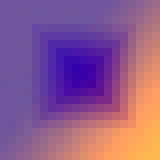
#> input picture IMG/figura.jpg, 20 x 20 px (shown 8 times larger)
$ jupyter execute Clase_5.ipynb
#> lines starting #> are read from the running program, lines starting #| are printed output that depends on the picture
# Clase 5 - Reconocimiento de Patrones en Imagenes

En esta clase se exploran conceptos de reconocimiento de patrones en imágenes, utilizando momentos geométricos para caracterizar formas y análisis de características cromáticas para imágenes a color. Se emplean librerías como NumPy, Matplotlib y OpenCV para el procesamiento y visualización.

[cell 1]
import numpy as np
import matplotlib.pyplot as plt

bw=[[0, 0, 0, 0, 0, 0, 0, 0],
    [0, 1, 1, 1, 1, 0, 0, 0],
    [0, 1, 0, 0, 1, 0, 0, 0],
    [0, 1, 0, 0, 0, 1, 0, 0],
    [0, 1, 0, 0, 0, 0, 1, 0],
    [0, 0, 1, 0, 0, 0, 1, 0],
    [0, 0, 0, 1, 1, 1, 1, 0],
    [0, 0, 0, 0, 0, 0, 0, 0]]

bw = np.array(bw)

plt.figure()
plt.imshow(bw, cmap='gray')
plt.show()
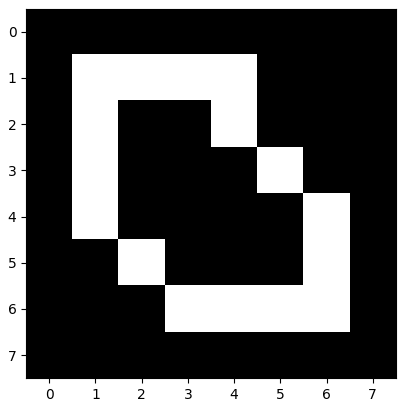
#> figure drawn by matplotlib, 1 panel

[cell 2]
def mrs(imagen,r,s):
    R = np.argwhere(imagen==1)
    i = R[:,0]
    j = R[:,1]

    return np.sum((i**r) * (j**s)), i, j

m00, i, j = mrs(bw, 0,0)
m10, *_ = mrs(bw, 1,0)
m01, *_ = mrs(bw, 0,1)
centro = (m01/m00, m10/m00)

distancias = np.sqrt((centro[0]-i)**2 + (centro[1]-j)**2)

print(distancias)

plt.figure()
plt.imshow(bw, cmap='gray')
plt.scatter(centro[0], centro[1])
plt.scatter(j, i, c='red')
plt.show()

print("maximo:", np.min(distancias))
print("minimo:", np.max(distancias))
print("promedio:", np.mean(distancias))

---
## Análisis de características cromáticas en imágenes

El análisis de características cromáticas permite identificar y cuantificar la información de color en una imagen. Utilizando la librería OpenCV, se puede separar la imagen en sus canales de color (Rojo, Verde y Azul) y calcular el promedio de cada canal para obtener una representación numérica del color predominante.

Este tipo de análisis es útil en aplicaciones de visión por computadora, clasificación de objetos y segmentación, ya que el color es una característica fundamental para distinguir diferentes regiones o elementos en una imagen.

En el bloque de código siguiente se realiza:

- Lectura de una imagen a color.
- Conversión de la imagen al espacio RGB.
- Separación de los canales de color.
- Cálculo del color promedio en cada canal.
- Visualización de los canales y sus promedios.

[cell 3]
import matplotlib.pyplot as plt
import cv2
import numpy as np

# Lectura de la imagen desde el archivo.
img = cv2.imread('../IMG/figura.jpg')
#> img is the input picture: shape (20, 20, 3); mean B, G, R 140.2, 89.8, 142.9

# Conversión de la imagen de BGR a RGB
img = cv2.cvtColor(img, cv2.COLOR_BGR2RGB)

# Separación de la imagen en sus tres canales de color: Rojo, Verde y Azul
r,g,b = cv2.split(img)
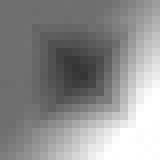
#> r: shape (20, 20) (shown 8 times larger); min 53, max 255, mean 142.9
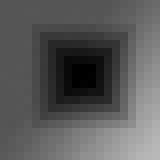
#> g: shape (20, 20) (shown 8 times larger); min 0, max 184, mean 89.8
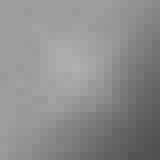
#> b: shape (20, 20) (shown 8 times larger); min 80, max 174, mean 140.2

# Visualización de la imagen original en RGB
plt.figure()
plt.imshow(img)

def color_promedio(im):
    r, g, b = cv2.split(im)
    area = r.shape[0]*r.shape[1]  # Cálculo del área total de la imagen
#> area = 400
    prom_r = np.sum(r)/area       # Promedio del canal rojo
#> prom_r = 142.9
    prom_g = np.sum(g)/area       # Promedio del canal verde
#> prom_g = 89.85
    prom_b = np.sum(b)/area       # Promedio del canal azul
#> prom_b = 140.2

    return prom_r, prom_g, prom_b

prom_r, prom_g, prom_b = color_promedio(img)
#> prom_r = 142.9; prom_g = 89.85; prom_b = 140.2

# Visualización de cada canal de color por separado en escala de grises
plt.figure()
plt.subplot(1, 3, 1)
plt.imshow(r, cmap='gray')
plt.title('Canal Rojo')
plt.subplot(1, 3, 2)
plt.imshow(g, cmap='gray')
plt.title('Canal Verde')
plt.subplot(1, 3, 3)
plt.imshow(b, cmap='gray')
plt.title('Canal Azul')
plt.show()

# Impresión de los valores promedio de cada canal de color
print(f"Promedio Rojo: {prom_r}, Promedio Verde: {prom_g}, Promedio Azul: {prom_b}")
#| Promedio Rojo: 142.86, Promedio Verde: 89.8475, Promedio Azul: 140.205

[cell 4]
# Aplicación de umbral (threshold) para segmentar la imagen.
# La función cv2.threshold convierte la imagen a una versión binaria:
# Los píxeles con valor mayor a 60 se asignan a 255 (blanco), el resto a 0 (negro).
rt, bw = cv2.threshold(img,60,255,cv2.THRESH_BINARY)
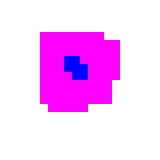
#> bw: shape (20, 20, 3) (shown 8 times larger); mean R, G, B 250.5, 197.6, 255

# Visualización de la imagen binarizada.
plt.figure()
plt.imshow(bw, cmap='gray')
plt.show()
